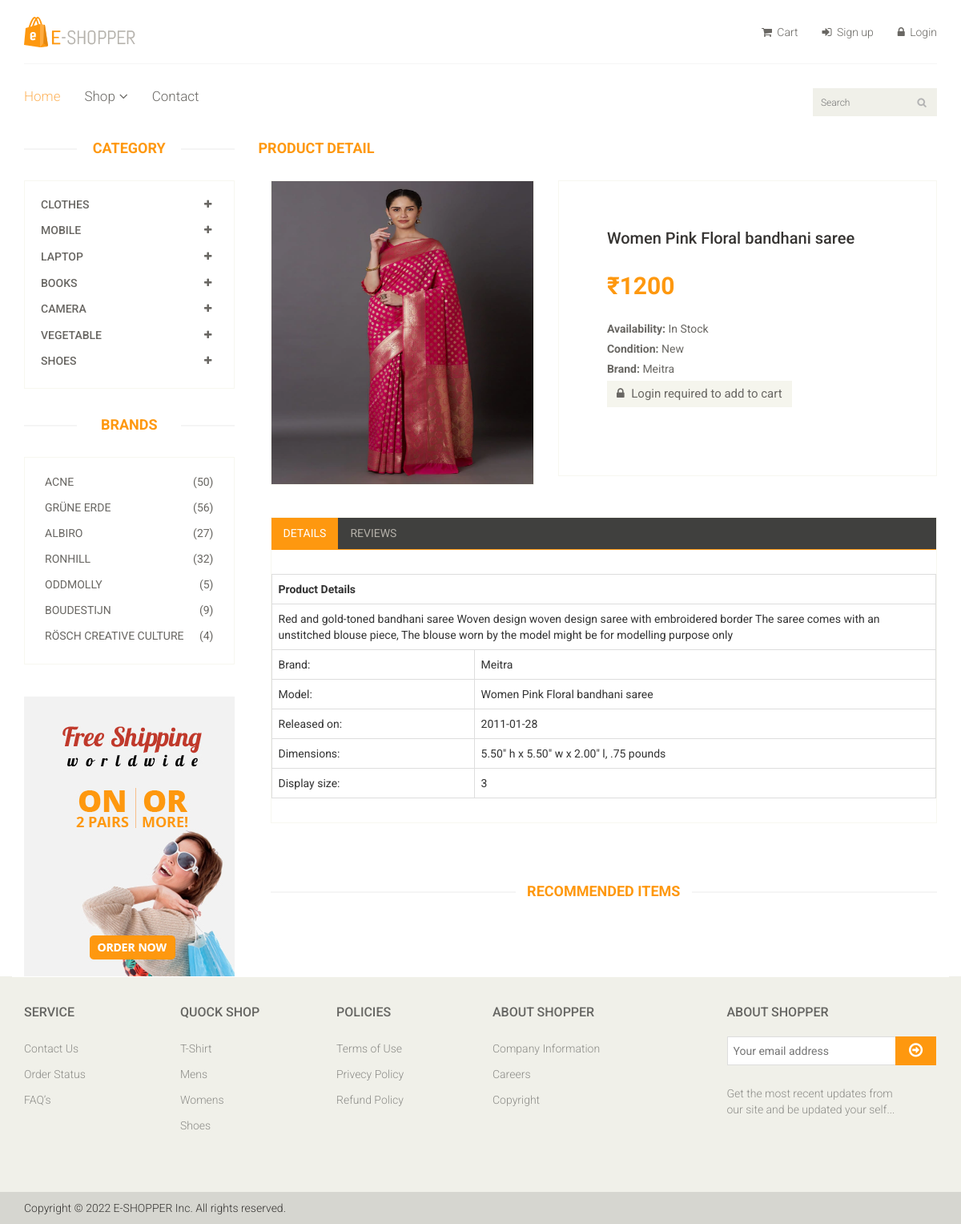
The app's page /product/productdetail/women-pink-floral-bandhani-saree with its own data.
### category_app/models.py (models this page shows, shortened)
class CategoryModel(models.Model):
    categoryName = models.CharField(max_length=100,unique=True)
    categoryImage = models.ImageField(upload_to='category/',blank=True,)
    slug = models.SlugField(unique=True, max_length=100, blank=True, editable=False)

### product_app/models.py (models this page shows, shortened)
class ProductModel(models.Model):
    ProductName = models.CharField(max_length=100)
    ProductImage = models.ImageField(blank=True,upload_to='product/')
    category = models.ForeignKey(CategoryModel,on_delete=models.CASCADE)
    subcategory = models.ForeignKey(SubCategoryModel,on_delete=models.CASCADE)
    brandName = models.CharField(max_length=100)
    ProductPrice =models.IntegerField()
    sellerName = models.CharField(max_length=100)
    ProductDetail = models.TextField()
    slug = models.SlugField(unique=True, max_length=100, blank=True, editable=False)

### product_app/views.py (the view)
# urls.py: path('productdetail/<slug:productslug>',ProductDetailView, name = 'productdetail'),
def ProductDetailView(request,productslug):
    productdetail = ProductModel.objects.get(slug=productslug)  # fetch productdetail
    cat_subcat_for_nav = Cat_Subcat_Nav_View() #left sidebar
    if request.user.is_authenticated:
        productdetail.quantity_in_cart = 0
        for item in request.user.cartmodel.items.all():
            if item.product == productdetail:
                productdetail.quantity_in_cart = item.quantity
    context = {
        'cat_sub_nav' : cat_subcat_for_nav,
        'productdetail': productdetail,
    }
    return render(request,'product_app/productdetail.html',context)

### category_app/views.py (called while the page is built)
def Cat_Subcat_Nav_View():
    categories= CategoryModel.objects.all()
    categoryHeader=[]
    for category in categories:
        subcategories=SubCategoryModel.objects.filter(category=category.pk)
        subcategoryArray=[]
        for subcategory in subcategories:
            subcategoryDict = {"subId:":subcategory.pk,"subName":subcategory.subcategoryName,"subslug":subcategory.slug}
            subcategoryArray.append(subcategoryDict)
        categoryDict={"cat_Id":category.pk,"catName":category.categoryName,"subcategory":subcategoryArray}
        categoryHeader.append(categoryDict)
    return categoryHeader

### product_app/templates/product_app/productdetail.html (shortened to what this page needs)
{% extends 'base_app/base.html' %}
{% load static %}
{% block content %}
<section>
    <div class="container">
        <div class="row">
            <div class="col-sm-3">
                <div class="left-sidebar">
                    <h2>Category</h2>
                    <div class="panel-group category-products" id="accordian">
                        {% for category in cat_sub_nav %}
                        <div class="panel panel-default">
                            <div class="panel-heading">
                                <h4 class="panel-title">
                                    <a data-toggle="collapse" data-parent="#accordian" href="#{{ category.catName|slugify }}">
                                        <span class="badge pull-right"><i class="fa fa-plus"></i></span>
                                        {{category.catName}}
                                    </a>
                                </h4>
                            </div>
                        </div>
                        {% endfor %}
                    </div>
                    <div class="brands_products">
                        <h2>Brands</h2>
                        <div class="brands-name">
                            <ul class="nav nav-pills nav-stacked">
                                <li><a href="#"> <span class="pull-right">(50)</span>Acne</a></li>
                                <li><a href="#"> <span class="pull-right">(56)</span>Grüne Erde</a></li>
                                <li><a href="#"> <span class="pull-right">(27)</span>Albiro</a></li>
                                <li><a href="#"> <span class="pull-right">(32)</span>Ronhill</a></li>
                                <li><a href="#"> <span class="pull-right">(5)</span>Oddmolly</a></li>
                                <li><a href="#"> <span class="pull-right">(9)</span>Boudestijn</a></li>
                                <li><a href="#"> <span class="pull-right">(4)</span>Rösch creative culture</a></li>
                            </ul>
                        </div>
                    </div>
                    <div class="shipping text-center">
                        <img src="{% static 'images/home/shipping.jpg' %}" alt="" />
                    </div>
                </div>
            </div>
            <div class="col-sm-9 padding-right">
                <h2 style="color: #FE980F;
                font-family: 'Roboto', sans-serif;
                font-size: 18px;
                font-weight: 700;
                margin: 0 auto 30px;
                /* text-align: center; */
                text-transform: uppercase;
                position: relative;
                z-index: 3;">Product Detail</h2>
                <div class="product-details">
                    <div class="col-sm-5">
                        <div class="view-product">
                            <img src="{{ productdetail.ProductImage.url }}" alt="" style="display: block; width: 100%; aspect-ratio: 3/4;" />
                        </div>
                    </div>
                    <div class="col-sm-7">
                        <div class="product-information">
                            <h2>{{productdetail.ProductName}}</h2>
                            <span>
                                <span>₹{{productdetail.ProductPrice}}</span>
                            </span>
                            <p><b>Availability:</b> In Stock</p>
                            <p><b>Condition:</b> New</p>
                            {% if productdetail.category.categoryName == "Books" %}
                                <p><b>Author:</b> {{productdetail.brandName}}</p>
                            {% else %}
                                <p><b>Brand:</b> {{productdetail.brandName}}</p>
                            {% endif %}
                            {% if request.user.is_authenticated %}
                                {% if productdetail.quantity_in_cart > 0 %}
                                    <p>Available in cart: {{ productdetail.quantity_in_cart }} units</p>
                                    <a href="{% url 'cart_app:cart' %}" class="btn btn-default add-to-cart">
                                        <i class="fa fa-shopping-cart"></i> Go to cart
                                    </a>
                                {% else %}
                                    <a href="{% url 'cart_app:add_to_cart' productdetail.slug %}?subcatslug=productdetail"
                                    class="btn btn-default add-to-cart">
                                        <i class="fa fa-shopping-cart"></i> Add to cart
                                    </a>
                                {% endif %}
                            {% else %}
                                <a href="{% url 'user_app:login' %}?retpath=prodet&productslug={{ productdetail.slug }}"
                                    class="btn btn-default add-to-cart">
                                    <i class="fa fa-lock"></i> Login required to add to cart
                                </a>
                            {% endif %}
                        </div>
                    </div>
                </div>
                <div class="category-tab shop-details-tab">
                    <div class="col-sm-12">
                        <ul class="nav nav-tabs">
                            <li class="active"><a href="#details" data-toggle="tab">Details</a></li>
                            <li><a href="#reviews" data-toggle="tab">Reviews</a></li>
                        </ul>
                    </div>
                    <div class="tab-content">
                        <div class="tab-pane fade active in" id="details" >
                            <table class="table table-bordered">
                                <tbody>
                                    <tr class="techSpecRow">
                                    <th colspan="2">Product Details</th>
                                    </tr>
                                    <tr class="techSpecRow">
                                    <td colspan="2">{{productdetail.ProductDetail}}</td>
                                    </tr>
                                    <tr class="techSpecRow">
                                    <td class="techSpecTD1">Brand:</td>
                                    <td class="techSpecTD2">{{productdetail.brandName}}</td>
                                    </tr>
                                    <tr class="techSpecRow">
                                    <td class="techSpecTD1">Model:</td>
                                    <td class="techSpecTD2">{{productdetail.ProductName}}</td>
                                    </tr>
                                    <tr class="techSpecRow">
                                    <td class="techSpecTD1">Released on:</td>
                                    <td class="techSpecTD2"> 2011-01-28</td>
                                    </tr>
                                    <tr class="techSpecRow">
                                    <td class="techSpecTD1">Dimensions:</td>
                                    <td class="techSpecTD2"> 5.50" h x 5.50" w x 2.00" l, .75 pounds</td>
                                    </tr>
                                    <tr class="techSpecRow">
                                    <td class="techSpecTD1">Display size:</td>
                                    <td class="techSpecTD2">3</td>
                                    </tr>
                                </tbody>
                                </table>
                        </div>
                    </div>
                </div>
                <div class="recommended_items">
                    <h2 class="title text-center">recommended items</h2>
                </div>
            </div>
        </div>
    </div>
</section>
{% endblock content %}

### records on screen
CategoryModel: catName "CLOTHES"
CategoryModel: catName "MOBILE"
CategoryModel: catName "LAPTOP"
CategoryModel: catName "BOOKS"
CategoryModel: catName "CAMERA"
CategoryModel: catName "VEGETABLE"
CategoryModel: catName "SHOES"
ProductModel: ProductImage (picture), ProductName "Women Pink Floral bandhani saree", ProductPrice "1200", brandName "Meitra", ProductDetail "Red and gold-toned bandhani saree Woven design woven design saree with embroidered border The saree comes with an unstitched blouse piece, The blouse worn by the model might be for modelling purpose only"
